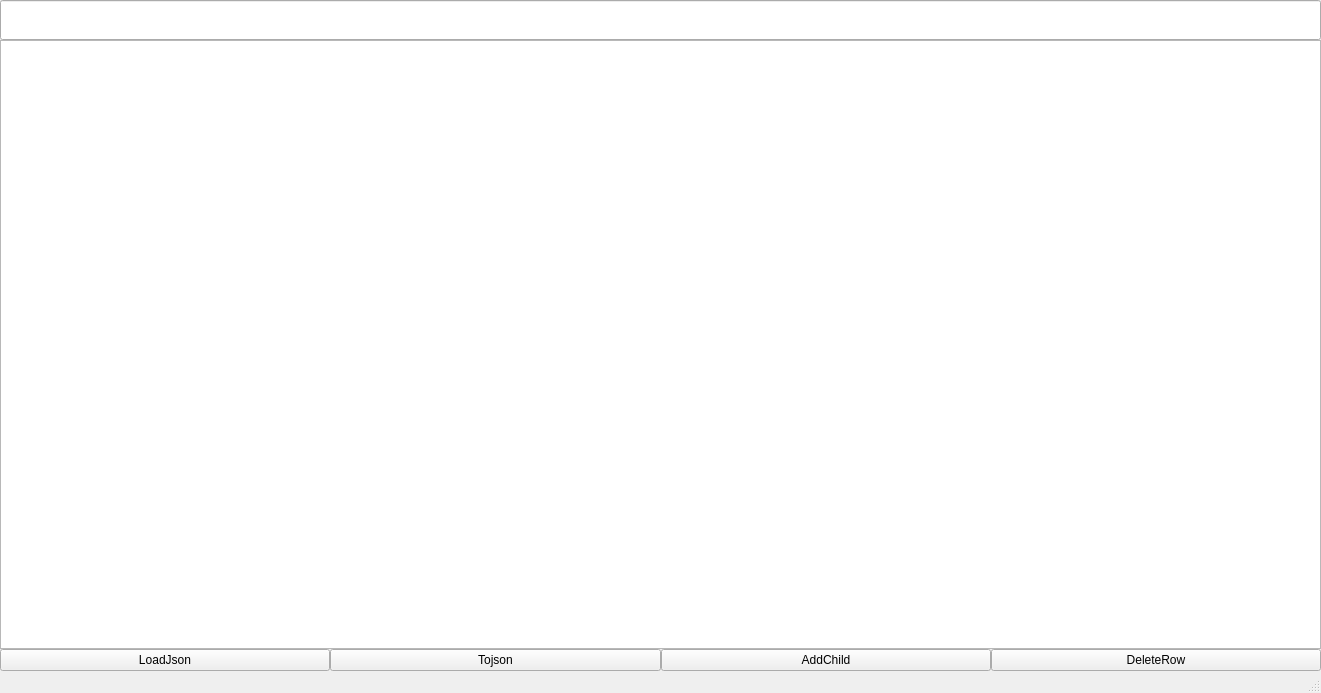
<?xml version="1.0" encoding="UTF-8"?>
<ui version="4.0">
 <class>MainWindow</class>
 <widget class="QMainWindow" name="MainWindow">
  <property name="geometry">
   <rect>
    <x>0</x>
    <y>0</y>
    <width>1321</width>
    <height>693</height>
   </rect>
  </property>
  <property name="windowTitle">
   <string>MainWindow</string>
  </property>
  <property name="unifiedTitleAndToolBarOnMac">
   <bool>false</bool>
  </property>
  <widget class="QWidget" name="centralwidget">
   <property name="sizePolicy">
    <sizepolicy hsizetype="Maximum" vsizetype="Maximum">
     <horstretch>0</horstretch>
     <verstretch>0</verstretch>
    </sizepolicy>
   </property>
   <layout class="QGridLayout" name="gridLayout">
    <property name="leftMargin">
     <number>0</number>
    </property>
    <property name="topMargin">
     <number>0</number>
    </property>
    <property name="rightMargin">
     <number>0</number>
    </property>
    <property name="bottomMargin">
     <number>0</number>
    </property>
    <property name="spacing">
     <number>0</number>
    </property>
    <item row="0" column="0">
     <layout class="QVBoxLayout" name="verticalLayout_2">
      <property name="spacing">
       <number>0</number>
      </property>
      <item>
       <widget class="QLineEdit" name="lineEdit">
        <property name="minimumSize">
         <size>
          <width>0</width>
          <height>40</height>
         </size>
        </property>
       </widget>
      </item>
      <item>
       <widget class="QTreeView" name="treeView">
        <property name="sizePolicy">
         <sizepolicy hsizetype="Expanding" vsizetype="Expanding">
          <horstretch>0</horstretch>
          <verstretch>0</verstretch>
         </sizepolicy>
        </property>
        <property name="styleSheet">
         <string notr="true"/>
        </property>
       </widget>
      </item>
      <item>
       <layout class="QHBoxLayout" name="horizontalLayout">
        <property name="spacing">
         <number>0</number>
        </property>
        <item>
         <widget class="QPushButton" name="pushButton_6">
          <property name="text">
           <string>LoadJson</string>
          </property>
         </widget>
        </item>
        <item>
         <widget class="QPushButton" name="pushButton_5">
          <property name="text">
           <string>Tojson</string>
          </property>
         </widget>
        </item>
        <item>
         <widget class="QPushButton" name="pushButton_7">
          <property name="text">
           <string>AddChild</string>
          </property>
         </widget>
        </item>
        <item>
         <widget class="QPushButton" name="pushButton_8">
          <property name="text">
           <string>DeleteRow</string>
          </property>
         </widget>
        </item>
       </layout>
      </item>
     </layout>
    </item>
   </layout>
  </widget>
  <widget class="QMenuBar" name="menubar">
   <property name="geometry">
    <rect>
     <x>0</x>
     <y>0</y>
     <width>1321</width>
     <height>29</height>
    </rect>
   </property>
  </widget>
  <widget class="QStatusBar" name="statusbar"/>
 </widget>
 <resources/>
 <connections/>
</ui>
